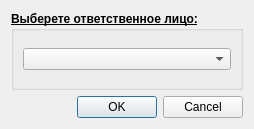
<?xml version="1.0" encoding="UTF-8"?>
<ui version="4.0">
 <class>ChooseEngineer</class>
 <widget class="QDialog" name="ChooseEngineer">
  <property name="windowModality">
   <enum>Qt::WindowModal</enum>
  </property>
  <property name="geometry">
   <rect>
    <x>0</x>
    <y>0</y>
    <width>254</width>
    <height>129</height>
   </rect>
  </property>
  <property name="windowTitle">
   <string>Назначение</string>
  </property>
  <property name="windowIcon">
   <iconset resource="Res.qrc">
    <normaloff>:/icons/Icons/accept.ico</normaloff>:/icons/Icons/accept.ico</iconset>
  </property>
  <layout class="QVBoxLayout" name="verticalLayout_2">
   <item>
    <widget class="QGroupBox" name="groupBox">
     <property name="font">
      <font>
       <pointsize>9</pointsize>
       <weight>75</weight>
       <bold>true</bold>
       <underline>true</underline>
      </font>
     </property>
     <property name="title">
      <string>Выберете ответственное лицо:</string>
     </property>
     <layout class="QVBoxLayout" name="verticalLayout">
      <item>
       <widget class="QComboBox" name="cb_Engineer">
        <property name="font">
         <font>
          <pointsize>9</pointsize>
          <weight>50</weight>
          <bold>false</bold>
          <underline>false</underline>
         </font>
        </property>
       </widget>
      </item>
     </layout>
    </widget>
   </item>
   <item>
    <widget class="QDialogButtonBox" name="buttonBox">
     <property name="orientation">
      <enum>Qt::Horizontal</enum>
     </property>
     <property name="standardButtons">
      <set>QDialogButtonBox::Cancel|QDialogButtonBox::Ok</set>
     </property>
    </widget>
   </item>
  </layout>
 </widget>
 <resources>
  <include location="Res.qrc"/>
 </resources>
 <connections>
  <connection>
   <sender>buttonBox</sender>
   <signal>accepted()</signal>
   <receiver>ChooseEngineer</receiver>
   <slot>accept()</slot>
   <hints>
    <hint type="sourcelabel">
     <x>248</x>
     <y>254</y>
    </hint>
    <hint type="destinationlabel">
     <x>157</x>
     <y>274</y>
    </hint>
   </hints>
  </connection>
  <connection>
   <sender>buttonBox</sender>
   <signal>rejected()</signal>
   <receiver>ChooseEngineer</receiver>
   <slot>reject()</slot>
   <hints>
    <hint type="sourcelabel">
     <x>316</x>
     <y>260</y>
    </hint>
    <hint type="destinationlabel">
     <x>286</x>
     <y>274</y>
    </hint>
   </hints>
  </connection>
 </connections>
</ui>
